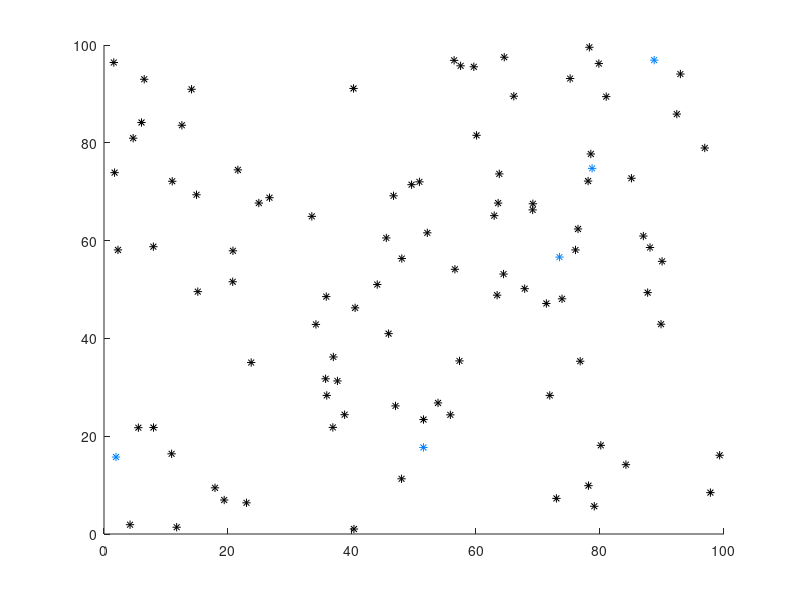
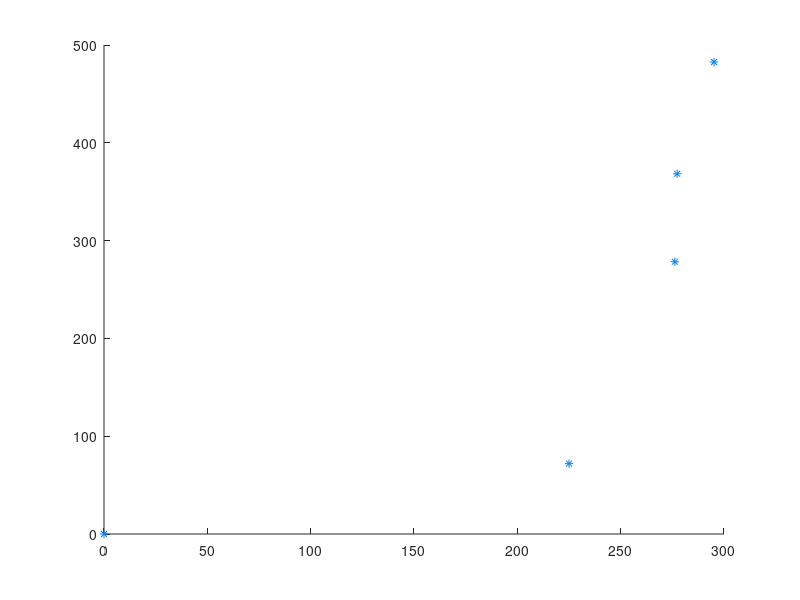

Write the MATLAB code that produced these figures, in order.
% toy problem of image registration (or something) in R^2

% separate this into two things ...
% you can either extract a subset closest together (good for testing)
% or get *any* random subset. just throw a flag and do subfunctions ya

clustered = 0;
N = 100; % total number of points in set
n_extracted = 5; % the number of points to extract 

scale_by = 10*rand(); % get a random scaling value

i = 1; % this is just for indexing figures, ignore

% N random pairs of doubles between 0 and 100
A = rand(2,N)*100;
% scatter(A(:,1),A(:,2),'filled')

if clustered,
    % arbitrarily choose one pair
    xo = A(:,randi(size(A,1)));

    % sort A by euclidean distance to this point
    ed = bsxfun(@minus, A, xo);
    ed = ed.*ed;
    ed = sum(ed,1);
    [~, ind] = sort(ed);

    dA = A(:,ind); % this is A with rows sorted by distance from xo
else,
    % just randomly permute the columns
    dA = A(:,randperm(size(A,2)));
end;
% this defines how to color the points.
% make the extracted ones a different color
c = zeros(size(dA,2),3);
c(1:n_extracted,3) = 1; c(1:n_extracted,2) = .5;

% plot the entire set with the 'extracted points' as a different color
figure(i); scatter(dA(1,:),dA(2,:), [], c, 'Marker', '*'); i=i+1;

% okay, so we extract these points. This is now "X" exactly, or what we
% will hope to recover again.
X_ex = dA(:,1:n_extracted);
%figure(i); scatter(X_ex(:,1),X_ex(:,2),'Marker', '*'); i=i+1;
    
% now rotate these by some random amount
theta = 2*pi*rand();
R = [cos(theta) -sin(theta) ; sin(theta) cos(theta)];

% rotate each row according to R
X = R*X_ex;
% now translate it down to the origin and scale
X = scale_by*bsxfun(@minus, X, min(X,[],2));
figure(i); scatter(X(1,:),X(2,:),[],[0,.5,1],'Marker', '*'); i=i+1;

% now solve this problem to get the inverse transformation
% T = transformation_search(A,x);

fprintf('The correct transformation is\n');
fprintf('\ttheta=%f\n',theta);
fprintf('\tk=%f\n',scale_by);
fprintf('\tv=(%f,%f)\n',(dA(:,1)-X(:,1)));





